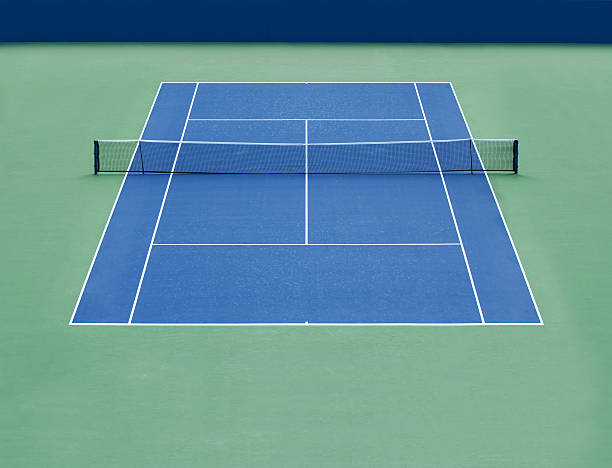
#> input picture 期末專案/data_set/tennis_court.jpg, 612 x 468 px, found by its file name
$ python watershed.py
#> lines starting #> are read from the running program, lines starting #| are printed output that depends on the picture; after the words box and inside, x2 and y2 are one past the last pixel; in counts of white or black regions, pixels touching at a corner belong together
import numpy as np
import cv2 as cv
import random as rng

def empty(v):
    pass
cv.namedWindow('trackbar')
cv.resizeWindow('trackbar', 640, 320)
cv.createTrackbar('open inerate', 'trackbar', 1, 15, empty)
cv.createTrackbar('dilate inerate', 'trackbar', 1, 15, empty)
cv.createTrackbar('threshold coef', 'trackbar', 1, 10, empty)

img = cv.imread("D:\\Project_lab\\img_python\\tennis\\tennis_court.jpg")
#> img is the input picture: shape (468, 612, 3); mean B, G, R 153.8, 146.3, 98
height, width, channel = img.shape
#> height = 468; width = 612; channel = 3
gray = cv.cvtColor(img,cv.COLOR_BGR2GRAY)
ret, thresh = cv.threshold(gray,0,255,cv.THRESH_BINARY_INV+cv.THRESH_OTSU)
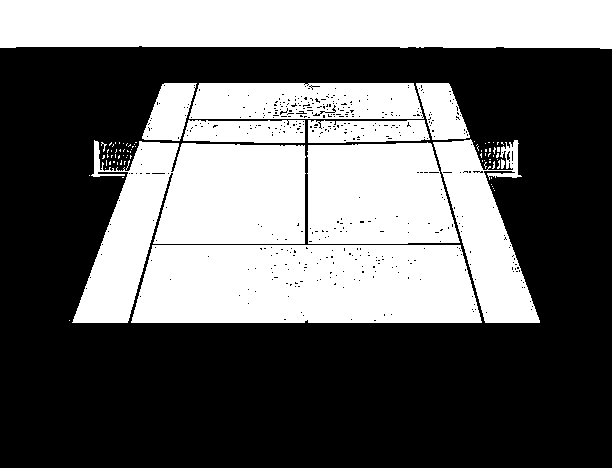
#> thresh: shape (468, 612); 40.8% white; 82 white regions (71 under 20 px), largest, box (x1, y1, x2, y2) and area: (0, 0, 612, 49) 28964, (131, 245, 482, 323) 25532, (72, 140, 306, 323) 22671
#> ret = 126

while True:
    open_inerate = cv.getTrackbarPos('open inerate', 'trackbar')
    dilate_inerate  = cv.getTrackbarPos('dilate inerate', 'trackbar')
    coef  = cv.getTrackbarPos('threshold coef', 'trackbar')
    print(open_inerate, dilate_inerate, coef)

    # noise removal
    kernel = np.ones((3,3),np.uint8)
    print('thresh', thresh)
#> (printed output is left out)
    opening = cv.morphologyEx(thresh,cv.MORPH_OPEN,kernel, iterations = open_inerate)
#> opening: shape (468, 612); 40.3% white; 28 white regions (8 under 20 px), largest, box (x1, y1, x2, y2) and area: (0, 0, 612, 49) 28964, (132, 245, 481, 323) 25459, (154, 143, 305, 244) 13697
    print('opening', opening)
#> (printed output is left out)

   # sure background area
    sure_bg = cv.dilate(opening, kernel, iterations = dilate_inerate)
#> sure_bg: shape (468, 612); 42.6% white; 3 white regions, box (x1, y1, x2, y2) and area: (72, 82, 541, 324) 92054, (0, 0, 612, 50) 29589, (92, 140, 101, 178) 296
    print('sure_bg', sure_bg)
#> (printed output is left out)

    # Finding sure foreground area
    dist_transform = cv.distanceTransform(opening, cv.DIST_L2, 5)
    print('dist_transform is ', dist_transform)
#> (printed output is left out)

    ret, sure_fg = cv.threshold(dist_transform, coef/10*dist_transform.max(), 255, 0)
#> sure_fg: shape (468, 612) float32; 29.2% white; 29 white regions (7 under 20 px), largest, box (x1, y1, x2, y2) and area: (0, 0, 612, 45) 26492, (137, 249, 476, 319) 17745, (160, 147, 301, 240) 11452
#> ret = 4.99

    # Finding unknown region
    sure_fg = np.uint8(sure_fg)
    print('sure_fg', sure_fg)
#> (printed output is left out)

    unknown = cv.subtract(sure_bg,sure_fg)
#> unknown: shape (468, 612); 13.4% white; 27 white regions
    print('unknown', unknown)
#> (printed output is left out)

    # # Marker labelling
    ret, markers = cv.connectedComponents(sure_fg)
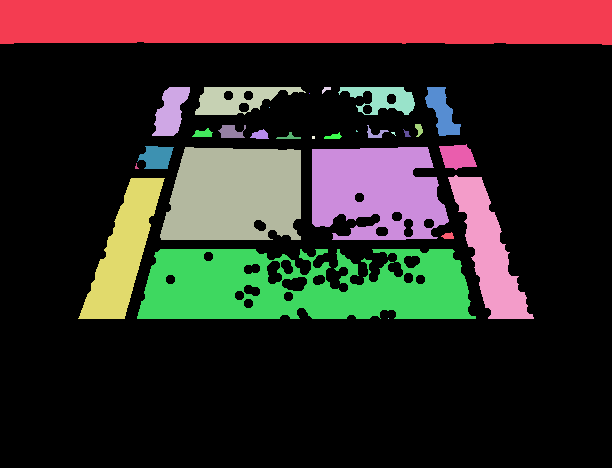
#> markers: shape (468, 612) int32; 30 distinct labels, from 0 to 29; one colour per label, 0 black
#> ret = 30
    # Add one to all labels so that sure background is not 0, but 1
    markers = markers+1
#> markers: shape (468, 612) int32; 30 distinct labels, from 1 to 30
    # Now, mark the region of unknown with zero
    markers[unknown==255] = 0
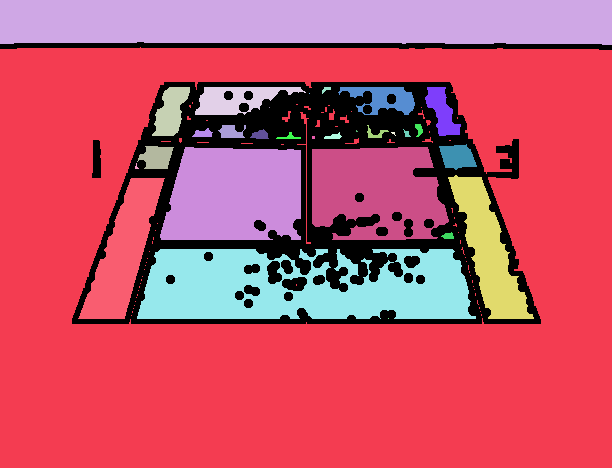
#> markers: shape (468, 612) int32; 31 distinct labels, from 0 to 30; one colour per label, 0 black
    print(type(markers))
#| <class 'numpy.ndarray'>
    print('markers', markers)
#> (printed output is left out)
    markers = cv.watershed(img, markers)
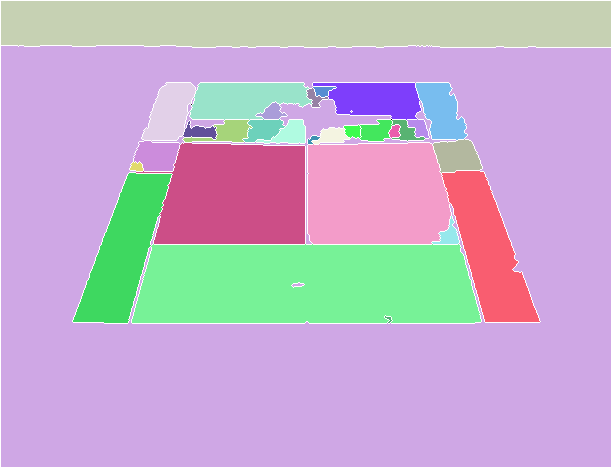
#> markers: shape (468, 612) int32; 32 distinct labels, from -1 to 30; one colour per label, 0 black, -1 white
    img[markers == -1] = [255, 0, 255]
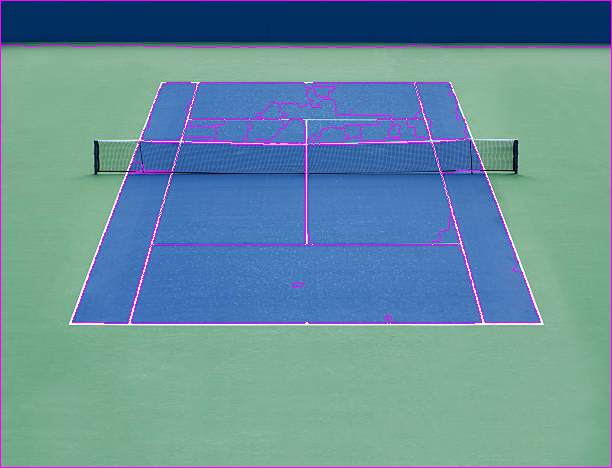
#> img: shape (468, 612, 3); 2.41% of pixels changed, all inside (x1, y1, x2, y2) = (0, 0, 612, 468)

    dist_8u = sure_bg.astype('uint8')
    # # Find total markers
    contours, _ = cv.findContours(dist_8u, cv.RETR_EXTERNAL, cv.CHAIN_APPROX_SIMPLE)
#> contours = 3 contours; box (x1, y1, x2, y2) and area: (72, 82, 541, 324) 91944, (0, 0, 612, 50) 28928, (92, 140, 101, 178) 252
    # # Generate random colors
    colors = []
    for contour in contours:
        colors.append((rng.randint(0,256), rng.randint(0,256), rng.randint(0,256)))
#> this loop made 3 passes
#> after the loop, colors = [(197, 215, 20), (132, 248, 207), (155, 244, 183)]
    # # Create the result image
    dst = np.zeros((markers.shape[0], markers.shape[1], 3), dtype=np.uint8)
    # Fill labeled objects with random colors
    for i in range(markers.shape[0]):
        for j in range(markers.shape[1]):
            index = markers[i,j]
            if index > 0 and index <= len(contours):
                dst[i,j,:] = colors[index-1]
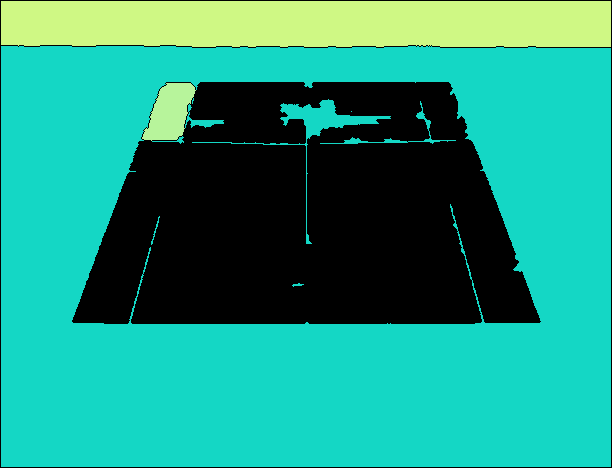
#> dst: shape (468, 612, 3); mean of channels 0, 1, 2 129.1, 151.4, 32.9; drawn as B, G, R
    # Visualize the final image
    dst = cv.addWeighted(dst, 0.4, img, 0.6, 0.0)
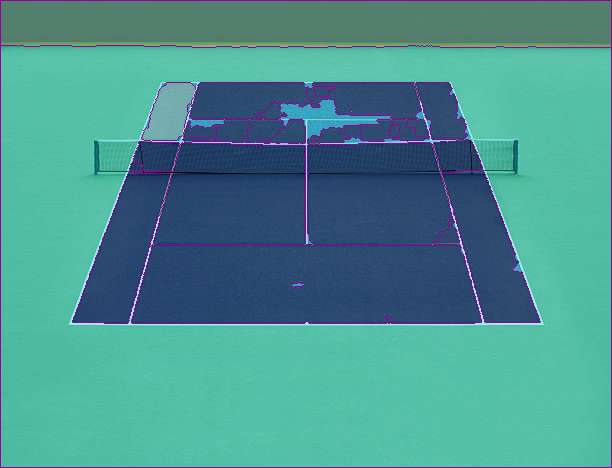
#> dst: shape (468, 612, 3); mean of channels 0, 1, 2 145.1, 146.1, 74; drawn as B, G, R
    cv.imshow('Final Result', img)
    cv.waitKey(0)
img = cv.imread('bad.jpg')
